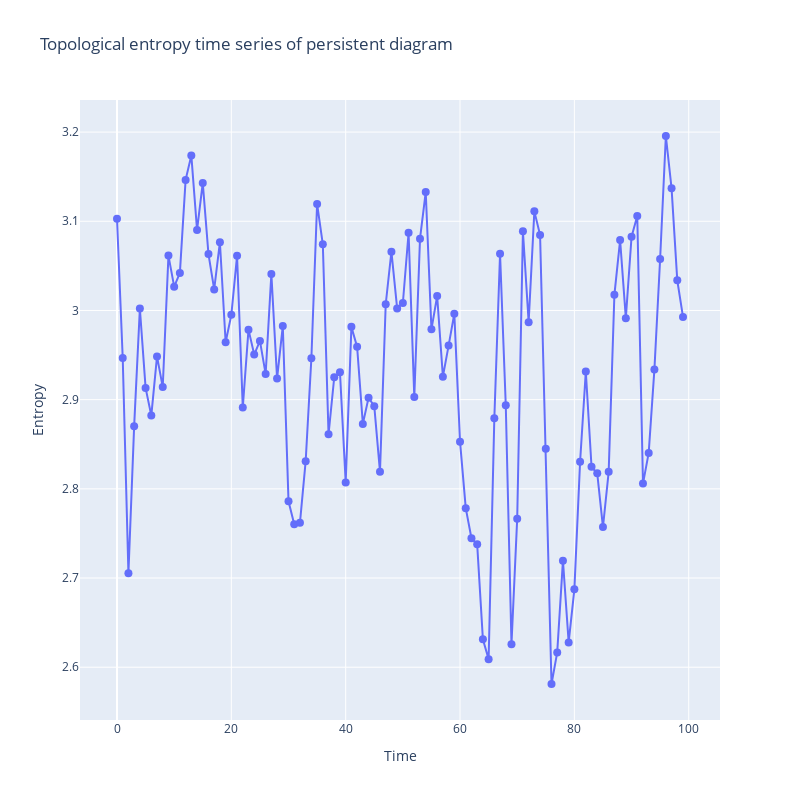

Notebook code for this chart:
### Markdown cell above
Now we can calculate the topological entropy of dimension 0 for each point cloud, for this we first calculate the persistence diagram, limit the bars that go to infinity and calculate the entropy. Finally we can plot the time series of the topology of how robots are located in each time and how they are moving.

Keep in mind that the first instant will have a very large entropy, or one of the largest, since by default Navground gives them very dispersed at the beginning of the experiment.

### Code cell
entropias=[]
for i in range(instantes):
    nube_puntos=ps[i,:,:2]
    persistence = fu.calculaDiagramaPersistencia(nube_puntos,0,"alpha")
    persistenciaL = fu.limitaDiagrama(persistence,maxd,remove=True)
    entropias.append(fu.calculaEntropia(persistenciaL))
    
fu.dibujaEntropyTimeSerie(entropias)
fu.dibujaEntropyTimeSerieInteractive(entropias)

### Figure 1 — Plotly figure (JSON) as saved in the notebook; plotly's stock layout.template omitted (floating-point values rounded to 4 significant figures)
{"data": [{"marker": {"size": 8}, "mode": "lines+markers", "type": "scatter", "x": [0, 1, 2, 3, 4, 5, 6, 7, 8, 9, 10, 11, 12, 13, 14, 15, 16, 17, 18, 19, 20, 21, 22, 23, 24, 25, 26, 27, 28, 29, 30, 31, 32, 33, 34, 35, 36, 37, 38, 39, 40, 41, 42, 43, 44, 45, 46, 47, 48, 49, 50, 51, 52, 53, 54, 55, 56, 57, 58, 59, 60, 61, 62, 63, 64, 65, 66, 67, 68, 69, 70, 71, 72, 73, 74, 75, 76, 77, 78, 79, 80, 81, 82, 83, 84, 85, 86, 87, 88, 89, 90, 91, 92, 93, 94, 95, 96, 97, 98, 99], "y": [3.103, 2.947, 2.705, 2.87, 3.002, 2.913, 2.882, 2.949, 2.914, 3.062, 3.027, 3.042, 3.146, 3.174, 3.09, 3.143, 3.063, 3.024, 3.076, 2.964, 2.995, 3.061, 2.891, 2.978, 2.951, 2.966, 2.929, 3.041, 2.924, 2.983, 2.786, 2.76, 2.762, 2.831, 2.946, 3.119, 3.074, 2.861, 2.925, 2.931, 2.807, 2.982, 2.959, 2.873, 2.902, 2.893, 2.819, 3.007, 3.066, 3.002, 3.008, 3.087, 2.903, 3.08, 3.133, 2.979, 3.016, 2.926, 2.961, 2.996, 2.853, 2.778, 2.745, 2.738, 2.631, 2.609, 2.879, 3.064, 2.894, 2.626, 2.767, 3.089, 2.987, 3.111, 3.085, 2.845, 2.581, 2.617, 2.72, 2.628, 2.687, 2.83, 2.932, 2.825, 2.817, 2.757, 2.819, 3.018, 3.079, 2.991, 3.083, 3.106, 2.806, 2.84, 2.934, 3.058, 3.196, 3.137, 3.034, 2.993]}], "layout": {"autosize": false, "height": 800, "title": {"text": "Topological entropy time series of persistent diagram"}, "width": 800, "xaxis": {"title": {"text": "Time"}}, "yaxis": {"title": {"text": "Entropy"}}}}
